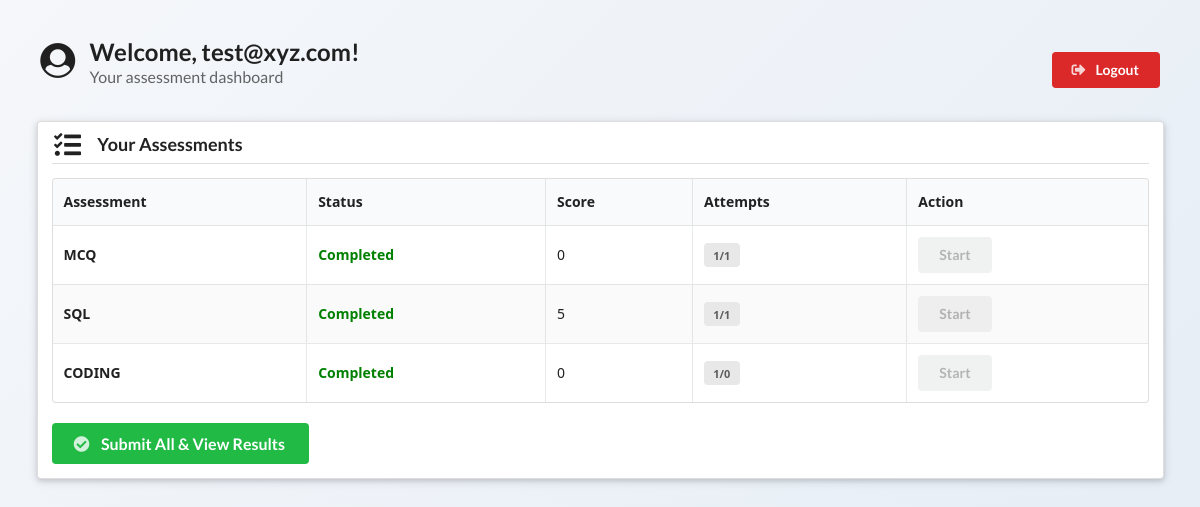
/dashboard (signed in), run on the app's committed database.
### tables this page shows
CREATE TABLE progress(
        id INTEGER PRIMARY KEY AUTOINCREMENT,
        user_id INTEGER,
        assessment_type TEXT,
        attempts INTEGER DEFAULT 0,
        completed INTEGER DEFAULT 0,
        score INTEGER DEFAULT 0,
        UNIQUE(user_id,assessment_type)
    );

### app.py (the view)
@app.route('/dashboard')
def dashboard():
    if 'user_id' not in session:
        return redirect(url_for('login'))
    if session.get('role') == 'admin':
        return redirect(url_for('admin_dashboard'))
    user_id = session['user_id']
    progress = get_user_progress_by_id(user_id)
    assigned = get_user_assigned_by_id(user_id)
    for key in ['mcq','sql','coding']:
        if key in progress:
            progress[key]['max_attempts'] = assigned.get(key,0)
        else:
            progress[key] = {"completed": 0, "score": 0, "attempts": 0, "max_attempts": assigned.get(key,0)}
    return render_template('dashboard.html', progress=progress, assigned=assigned)

### app.py (called while the page is built)
def get_db_connection():
    conn = sqlite3.connect(DB_FILE)
    conn.row_factory = sqlite3.Row
    return conn

def get_user_progress_by_id(user_id):
    conn = get_db_connection()
    cur = conn.cursor()
    cur.execute("SELECT * FROM progress WHERE user_id=?", (user_id,))
    rows = cur.fetchall()
    conn.close()
    progress = {}
    for r in rows:
        progress[r["assessment_type"]] = {
            "completed": r["completed"],
            "score": r["score"],
            "attempts": r["attempts"],
            "max_attempts": 0
        }
    return progress

def get_user_assigned_by_id(user_id):
    conn = get_db_connection()
    cur = conn.cursor()
    cur.execute("SELECT * FROM assignments WHERE user_id=?", (user_id,))
    row = cur.fetchone()
    conn.close()
    if row:
        return {"mcq": row["mcq"], "sql": row["sql"], "coding": row["coding"]}
    else:
        return {"mcq": 0, "sql": 0, "coding": 0}

### templates/dashboard.html (shortened to what this page needs)
<!DOCTYPE html>
<html lang="en">
<head>
<link rel="stylesheet" href="https://cdnjs.cloudflare.com/ajax/libs/semantic-ui/2.4.1/semantic.min.css">
</head>
<body>
<div class="ui container">
<div class="header-bar">
<h2 class="ui header">
<i class="user circle icon"></i>
<div class="content">
Welcome, {{ session.get('username', 'User') }}!
<div class="sub header">Your assessment dashboard</div>
</div>
</h2>
<a href="{{ url_for('logout') }}" class="ui red button">
<i class="sign-out icon"></i>
Logout
</a>
</div>
<div class="ui raised segment dashboard-card">
<h3 class="ui dividing header">
<i class="tasks icon"></i>
Your Assessments
</h3>
<table class="ui celled striped table">
<thead>
<tr>
<th>Assessment</th>
<th>Status</th>
<th>Score</th>
<th>Attempts</th>
<th>Action</th>
</tr>
</thead>
<tbody>
{% for key in ['mcq','sql','coding'] %}
{% set p = progress.get(key, {'completed': 0, 'score': 0, 'attempts': 0, 'max_attempts': assigned.get(key,0)}) %}
{% set a = assigned.get(key,0) %}
<tr>
<td>
<strong>{{ key|upper }}</strong>
</td>
<td>
{% if p.completed %} <span class="status-completed">Completed</span>
{% else %} <span class="status-pending">Pending</span>
{% endif %}
</td>
<td>{{ p.score }}</td>
<td>
<div class="ui small label">
{{ p.attempts }}/{{ p.max_attempts }}
</div>
</td>
<td>
{% if a > 0 and p.attempts < p.max_attempts and not p.completed %}
<a href="{{ url_for(key) }}" class="ui primary button">
<i class="play icon"></i>
Start
</a>
{% else %}
<button class="ui disabled button">
Start
</button>
{% endif %}
</td>
</tr>
{% endfor %}
</tbody>
</table>
<div class="result-btn">
<a href="{{ url_for('final_submit') }}" class="ui green large button">
<i class="check circle icon"></i>
Submit All & View Results
</a>
</div>
</div>
</div>
</body>
</html>

### templates/dashboard.html (style rules this page uses)
body { background: linear-gradient(135deg,#f5f7fa,#e4ecf5); font-family:"Segoe UI", Arial, sans-serif; }
.container { margin-top:40px; }
.header-bar { display:flex; justify-content:space-between; align-items:center; margin-bottom:20px; }
.dashboard-card { padding:25px; }
.result-btn { margin-top:20px; }
.status-completed { color:green; font-weight:bold; }

### data on the page
progress: assessment_type "MCQ", score "0", attempts "1", max_attempts "1"
progress: assessment_type "SQL", score "5", attempts "1", max_attempts "1"
progress: assessment_type "CODING", score "0", attempts "1", max_attempts "0"

### other printed values
{{ session.get('username', 'User') }} "test@xyz.com"
